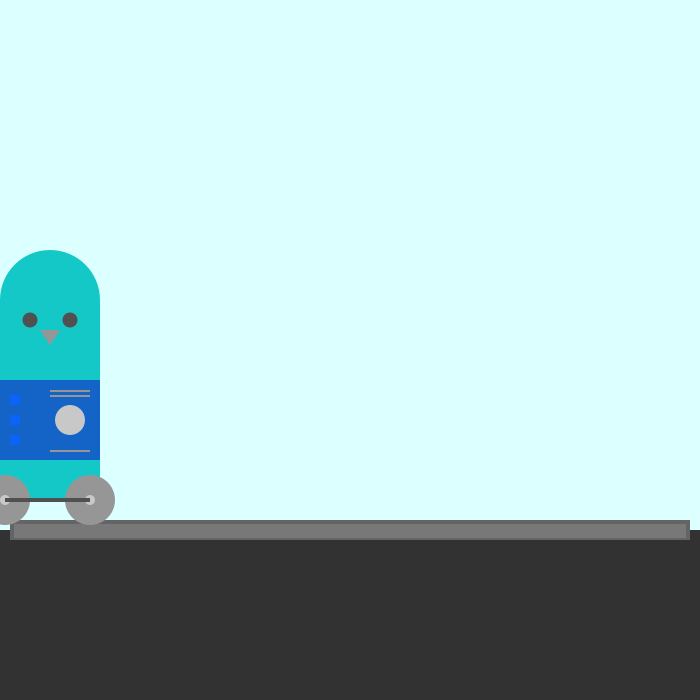
Frame 1 (no input)
Frame 60 (the mouse pressed at the canvas centre just before this capture): identical to frame 1, image omitted
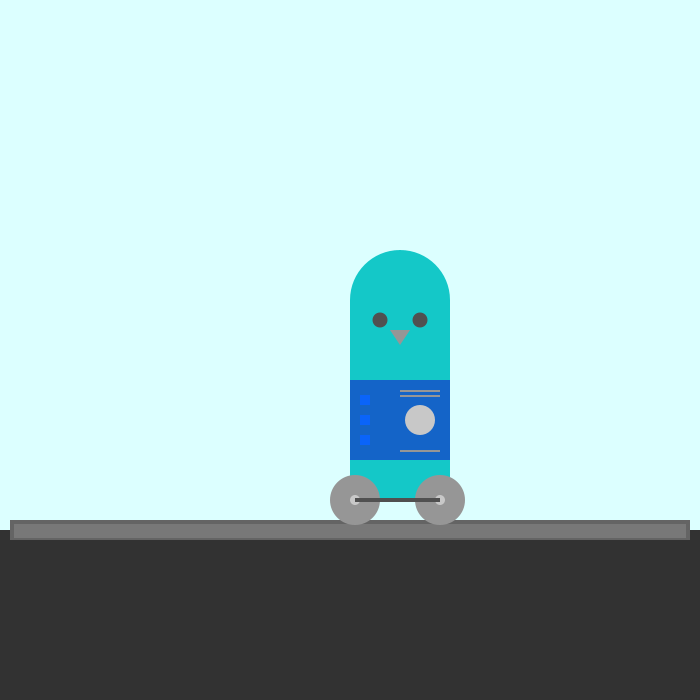
Frame 120 (the mouse held since frame 60 and released just before this capture)

The Processing sketch that drew these frames (run headless with seeded random() and noise(); from frame 60 on, the mouse is pressed at the canvas centre):

// Processing sketch: processing_56047
// ── processing_56047.pde

int x;
int y;
int rx;
int ry;
void setup(){

size (700,700);
}

void draw(){
  background(220,300,300);
x=mouseX;
y=300;
rx=x;
ry=y+20;
noStroke();

//floor
fill(50,50,50);
rect(0,530,700,400);

//tracks
fill(100);
rect(10,520,680,20);
fill(120);
rect(14,524,672,14);

//body
fill(20,200,200);
ellipse(x+50,y,100,100);
rect(x,y,100,200);
fill(20,100,200);
rect(x,y+80,100,80);
fill(10,100,250);
rect(x+10,y+95,10,10);
rect(x+10,y+115,10,10);
rect(x+10,y+135,10,10);
fill(200);
ellipse(x+70,y+120,30,30);
fill(150);
rect(x+50,y+90,40,2);
rect(x+50,y+95,40,2);
rect(x+50,y+150,40,2);
fill(80);

//face
ellipse(x+70,y+20,15,15);
ellipse(x+30,y+20,15,15);
fill(150);
triangle(x+40,y+30,x+50,y+45,x+60,y+30);

//wheel
fill(150);
ellipse(x+5,y+200,50,50);
ellipse(x+90,y+200,50,50);
fill(200);
ellipse(x+5,y+200,10,10);
ellipse(x+90,y+200,10,10);
fill(80);
rect(x+5,y+198,85,4);


}
